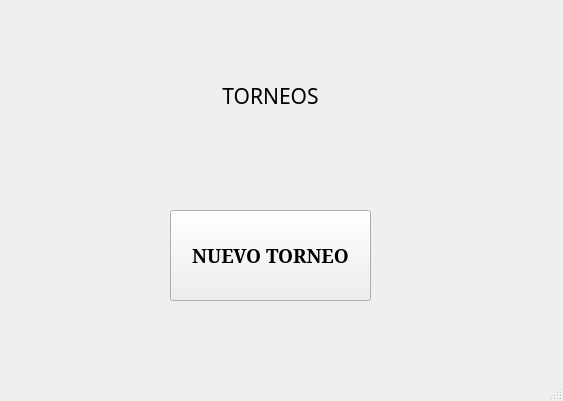
<?xml version="1.0" encoding="UTF-8"?>
<ui version="4.0">
 <class>MainWindow</class>
 <widget class="QMainWindow" name="MainWindow">
  <property name="geometry">
   <rect>
    <x>0</x>
    <y>0</y>
    <width>563</width>
    <height>401</height>
   </rect>
  </property>
  <property name="minimumSize">
   <size>
    <width>200</width>
    <height>200</height>
   </size>
  </property>
  <property name="windowTitle">
   <string>MainWindow</string>
  </property>
  <widget class="QWidget" name="centralwidget">
   <widget class="QLabel" name="label">
    <property name="geometry">
     <rect>
      <x>10</x>
      <y>0</y>
      <width>521</width>
      <height>191</height>
     </rect>
    </property>
    <property name="font">
     <font>
      <family>Cooper Black</family>
      <pointsize>16</pointsize>
     </font>
    </property>
    <property name="text">
     <string>TORNEOS</string>
    </property>
    <property name="alignment">
     <set>Qt::AlignCenter</set>
    </property>
   </widget>
   <widget class="QPushButton" name="pushButton">
    <property name="geometry">
     <rect>
      <x>170</x>
      <y>210</y>
      <width>201</width>
      <height>91</height>
     </rect>
    </property>
    <property name="font">
     <font>
      <family>Constantia</family>
      <pointsize>14</pointsize>
      <weight>75</weight>
      <bold>true</bold>
     </font>
    </property>
    <property name="text">
     <string>NUEVO TORNEO</string>
    </property>
   </widget>
  </widget>
  <widget class="QMenuBar" name="menubar">
   <property name="geometry">
    <rect>
     <x>0</x>
     <y>0</y>
     <width>563</width>
     <height>20</height>
    </rect>
   </property>
  </widget>
  <widget class="QStatusBar" name="statusbar"/>
 </widget>
 <resources/>
 <connections>
  <connection>
   <sender>pushButton</sender>
   <signal>clicked(bool)</signal>
   <receiver>MainWindow</receiver>
   <slot>Abrir()</slot>
   <hints>
    <hint type="sourcelabel">
     <x>259</x>
     <y>298</y>
    </hint>
    <hint type="destinationlabel">
     <x>439</x>
     <y>361</y>
    </hint>
   </hints>
  </connection>
 </connections>
 <slots>
  <slot>Abrir()</slot>
 </slots>
</ui>
